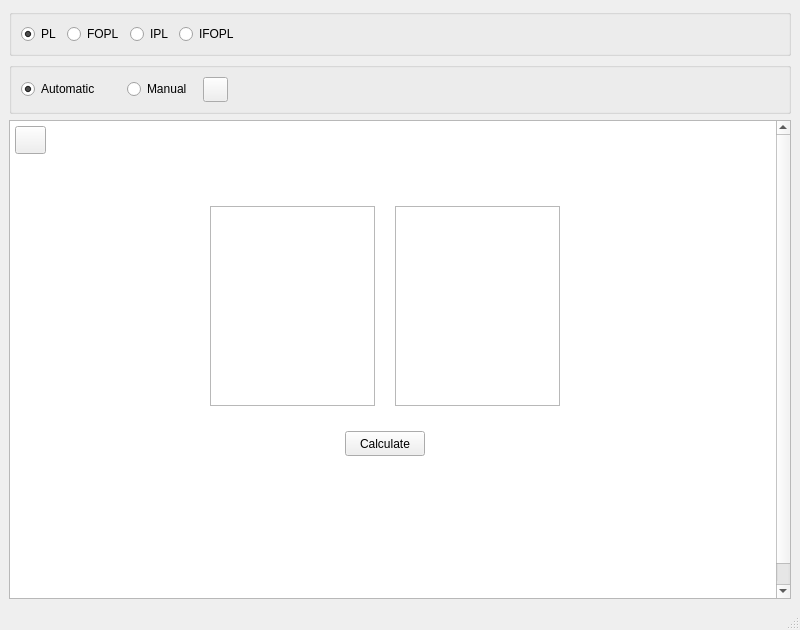
<?xml version="1.0" encoding="UTF-8"?>
<ui version="4.0">
 <class>MainWindow</class>
 <widget class="QMainWindow" name="MainWindow">
  <property name="geometry">
   <rect>
    <x>0</x>
    <y>0</y>
    <width>800</width>
    <height>630</height>
   </rect>
  </property>
  <property name="windowTitle">
   <string>Tableaux Prover</string>
  </property>
  <widget class="QWidget" name="centralwidget">
   <layout class="QVBoxLayout" name="verticalLayout_2">
    <item>
     <widget class="QGroupBox" name="logic_type_gb">
      <layout class="QHBoxLayout" name="horizontalLayout_2">
       <item>
        <widget class="QRadioButton" name="pl_radio_btn">
         <property name="minimumSize">
          <size>
           <width>0</width>
           <height>0</height>
          </size>
         </property>
         <property name="toolTip">
          <string>Propositional Logic</string>
         </property>
         <property name="text">
          <string>PL</string>
         </property>
         <property name="checked">
          <bool>true</bool>
         </property>
        </widget>
       </item>
       <item>
        <widget class="QRadioButton" name="fopl_radio_btn">
         <property name="minimumSize">
          <size>
           <width>0</width>
           <height>0</height>
          </size>
         </property>
         <property name="toolTip">
          <string>First Order Predicate Logic</string>
         </property>
         <property name="text">
          <string>FOPL</string>
         </property>
        </widget>
       </item>
       <item>
        <widget class="QRadioButton" name="ipl_radio_btn">
         <property name="minimumSize">
          <size>
           <width>0</width>
           <height>0</height>
          </size>
         </property>
         <property name="toolTip">
          <string>Intuitionistic Propositional Logic</string>
         </property>
         <property name="text">
          <string>IPL</string>
         </property>
        </widget>
       </item>
       <item>
        <widget class="QRadioButton" name="ifopl_radio_btn">
         <property name="toolTip">
          <string>Intuitionistic First Order Predicate Logic</string>
         </property>
         <property name="text">
          <string>IFOPL</string>
         </property>
        </widget>
       </item>
       <item>
        <spacer name="horizontalSpacer_2">
         <property name="orientation">
          <enum>Qt::Horizontal</enum>
         </property>
         <property name="sizeHint" stdset="0">
          <size>
           <width>40</width>
           <height>20</height>
          </size>
         </property>
        </spacer>
       </item>
      </layout>
     </widget>
    </item>
    <item>
     <widget class="QGroupBox" name="calc_mode_gb">
      <layout class="QHBoxLayout" name="horizontalLayout">
       <property name="sizeConstraint">
        <enum>QLayout::SetDefaultConstraint</enum>
       </property>
       <item>
        <widget class="QRadioButton" name="automatic_radio_btn">
         <property name="minimumSize">
          <size>
           <width>100</width>
           <height>0</height>
          </size>
         </property>
         <property name="text">
          <string>Automatic</string>
         </property>
         <property name="checked">
          <bool>true</bool>
         </property>
        </widget>
       </item>
       <item>
        <widget class="QRadioButton" name="manual_radio_btn">
         <property name="minimumSize">
          <size>
           <width>70</width>
           <height>0</height>
          </size>
         </property>
         <property name="text">
          <string>Manual</string>
         </property>
         <property name="checked">
          <bool>false</bool>
         </property>
        </widget>
       </item>
       <item>
        <widget class="QPushButton" name="help_button">
         <property name="minimumSize">
          <size>
           <width>25</width>
           <height>25</height>
          </size>
         </property>
         <property name="maximumSize">
          <size>
           <width>25</width>
           <height>25</height>
          </size>
         </property>
         <property name="toolTip">
          <string>Show difference between Automatic and Manual.</string>
         </property>
         <property name="styleSheet">
          <string notr="true">QPushButton {
    qproperty-icon: url(src/view/images/help.svg);
}</string>
         </property>
         <property name="text">
          <string/>
         </property>
         <property name="autoDefault">
          <bool>false</bool>
         </property>
         <property name="default">
          <bool>false</bool>
         </property>
         <property name="flat">
          <bool>false</bool>
         </property>
        </widget>
       </item>
       <item>
        <spacer name="horizontalSpacer">
         <property name="orientation">
          <enum>Qt::Horizontal</enum>
         </property>
         <property name="sizeHint" stdset="0">
          <size>
           <width>40</width>
           <height>20</height>
          </size>
         </property>
        </spacer>
       </item>
      </layout>
     </widget>
    </item>
    <item>
     <widget class="QScrollArea" name="scrollArea">
      <property name="minimumSize">
       <size>
        <width>0</width>
        <height>0</height>
       </size>
      </property>
      <property name="toolTip">
       <string/>
      </property>
      <property name="sizeAdjustPolicy">
       <enum>QAbstractScrollArea::AdjustToContents</enum>
      </property>
      <property name="widgetResizable">
       <bool>true</bool>
      </property>
      <widget class="QWidget" name="scrollAreaWidgetContents">
       <property name="geometry">
        <rect>
         <x>0</x>
         <y>0</y>
         <width>763</width>
         <height>500</height>
        </rect>
       </property>
       <property name="minimumSize">
        <size>
         <width>500</width>
         <height>500</height>
        </size>
       </property>
       <property name="styleSheet">
        <string notr="true">#scrollAreaWidgetContents {
	background-color: rgb(255, 255, 255);
}</string>
       </property>
       <widget class="QPushButton" name="reset_btn">
        <property name="geometry">
         <rect>
          <x>5</x>
          <y>5</y>
          <width>31</width>
          <height>28</height>
         </rect>
        </property>
        <property name="styleSheet">
         <string notr="true">#reset_btn {
	qproperty-icon: url(src/view/images/stornieren.svg);
}</string>
        </property>
        <property name="text">
         <string/>
        </property>
       </widget>
       <widget class="QTextEdit" name="inital_right_exprs_text_edit">
        <property name="geometry">
         <rect>
          <x>385</x>
          <y>85</y>
          <width>165</width>
          <height>200</height>
         </rect>
        </property>
       </widget>
       <widget class="QTextEdit" name="inital_left_exprs_text_edit">
        <property name="geometry">
         <rect>
          <x>200</x>
          <y>85</y>
          <width>165</width>
          <height>200</height>
         </rect>
        </property>
        <property name="styleSheet">
         <string notr="true"/>
        </property>
       </widget>
       <widget class="QPushButton" name="start_calc_btn">
        <property name="geometry">
         <rect>
          <x>335</x>
          <y>310</y>
          <width>80</width>
          <height>25</height>
         </rect>
        </property>
        <property name="text">
         <string>Calculate</string>
        </property>
       </widget>
      </widget>
     </widget>
    </item>
   </layout>
  </widget>
  <widget class="QMenuBar" name="menubar">
   <property name="geometry">
    <rect>
     <x>0</x>
     <y>0</y>
     <width>800</width>
     <height>22</height>
    </rect>
   </property>
  </widget>
  <widget class="QStatusBar" name="statusbar"/>
 </widget>
 <resources/>
 <connections/>
</ui>
